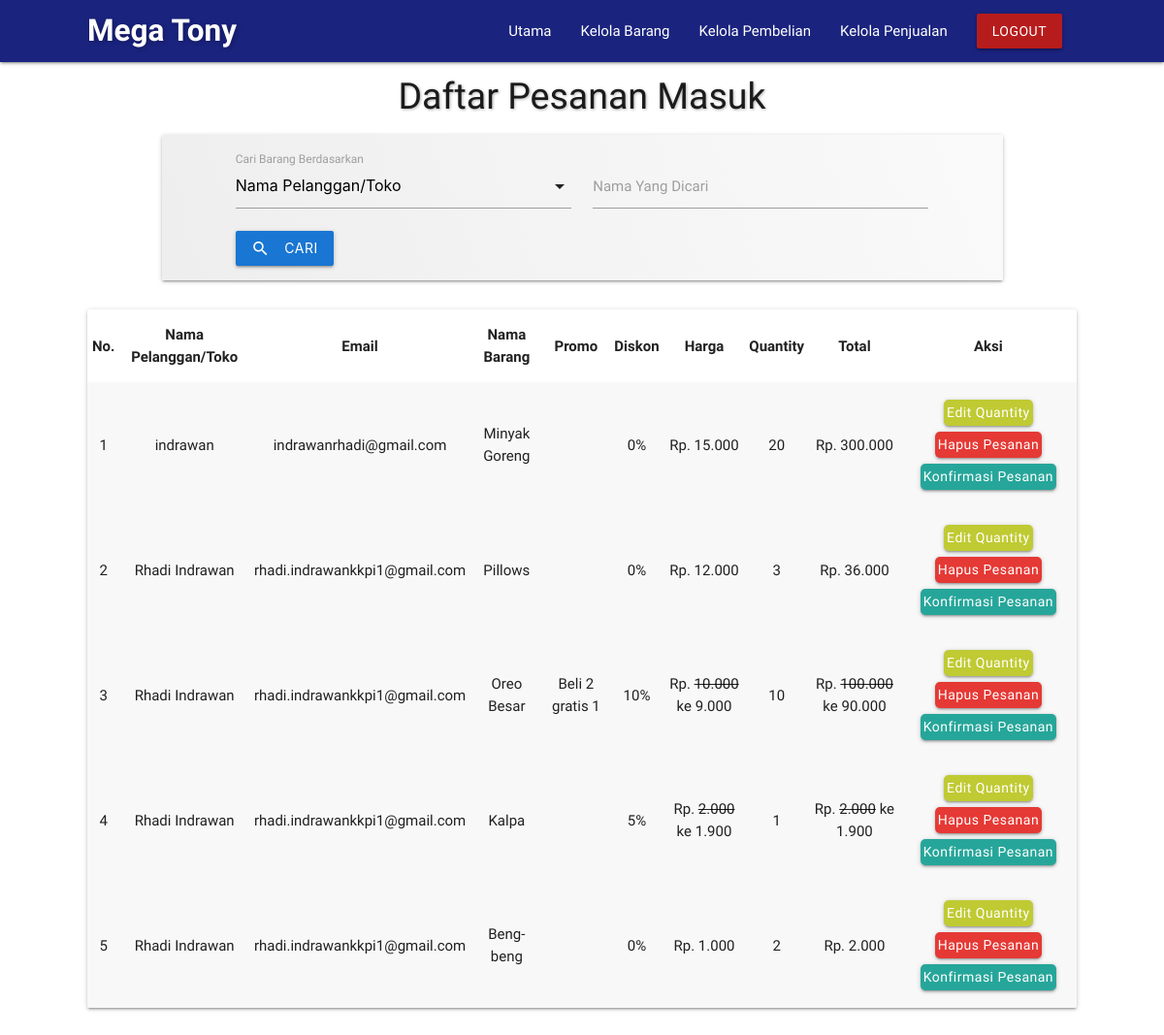
Screenshot of /admin/pesanan-masuk.php (signed in) with the database file from the repository.
### tables this page shows
CREATE TABLE IF NOT EXISTS `list_pesanan` (
  `id` int(11) NOT NULL AUTO_INCREMENT,
  `id_barang` int(11) DEFAULT NULL,
  `jum_yg_dibeli` int(11) DEFAULT NULL,
  `tanggal` date DEFAULT NULL,
  `id_pelanggan` int(11) DEFAULT NULL,
  PRIMARY KEY (`id`)
);

CREATE TABLE IF NOT EXISTS `pelanggan` (
  `id` int(11) NOT NULL AUTO_INCREMENT,
  `email` varchar(100) DEFAULT NULL,
  `nama` varchar(100) DEFAULT NULL,
  `alamat` varchar(100) DEFAULT NULL,
  `no_wa` varchar(100) DEFAULT NULL,
  `password` varchar(256) DEFAULT NULL,
  PRIMARY KEY (`id`)
);

CREATE TABLE IF NOT EXISTS `list_barang` (
  `id_barang` int(11) NOT NULL AUTO_INCREMENT,
  `nama_barang` text DEFAULT NULL,
  `harga` double DEFAULT NULL,
  `stok` int(11) DEFAULT NULL,
  `promo` text DEFAULT NULL,
  `diskon` int(11) DEFAULT NULL,
  `satuan` varchar(50) DEFAULT NULL,
  `unit` int(11) DEFAULT NULL,
  `tgl_expire` date DEFAULT NULL,
  `foto` text DEFAULT NULL,
  PRIMARY KEY (`id_barang`)
);

### admin/pesanan-masuk.php (the view, shortened to what this page needs)
<?php
	include('template/header.php');
?>
<?php
	$qry = "SELECT
						a.id,
						c.nama,
						c.email,
						a.id_barang,
						b.nama_barang,
						b.harga,
						a.jum_yg_dibeli,
						b.diskon,
						b.promo,
						a.tanggal
					FROM list_pesanan a
					LEFT JOIN list_barang b ON a.id_barang = b.id_barang
					LEFT JOIN pelanggan c ON a.id_pelanggan = c.id";
	$orderby = "tanggal";
  $sel_qry = mysqli_query($mysqli, $qry);
  $jum_data = mysqli_num_rows($sel_qry);
?>
	<section id="saran-diskon">
		<div class="container">
			<h5 class="title">Daftar Pesanan Masuk</h5>
			<?php
			 if ($jum_data == 0) {
			?>
				<h5 class="center-align title-form red-text text-darken-1">Belum Ada Pesanan Yang Masuk</h5>
			<?php } else { ?>
      <div class="container pencarian-barang">
        <div class="card">
          <?php include('../paginasi/pencarian.php'); ?>
        </div>
      </div>
			<div class="list">
				<div class="card-panel">
					<table class="striped centered responsive-table">
		        <thead>
		          <tr>
	          		<th>No.</th>
	          		<th>Nama Pelanggan/Toko</th>
	          		<th>Email</th>
	              <th>Nama Barang</th>
	              <th>Promo</th>
	              <th>Diskon</th>
	              <th>Harga</th>
	              <th>Quantity</th>
	              <th>Total</th>
	              <th>Aksi</th>
		          </tr>
		        </thead>
		        <tbody>
		        <?php
		        	$no = 1;
							$kolomCari=(isset($_GET['Kolom']))? $_GET['Kolom'] : "";
							$kolomKataKunci=(isset($_GET['KataKunci']))? $_GET['KataKunci'] : "";
							if($kolomCari=="" && $kolomKataKunci==""){
							  $dt = mysqli_query($mysqli, "$qry ORDER BY $orderby ASC");
							}else{
							  $dt = mysqli_query($mysqli, "$qry WHERE $kolomCari LIKE '%$kolomKataKunci%' ORDER BY $orderby ASC");
							}
							while($data = mysqli_fetch_array($dt)) {
						?>
		          <tr>
		          	<td><?php echo $no; ?></td>
		          	<td><?php echo $data['nama']; ?></td>
		          	<td><?php echo $data['email']; ?></td>
		            <td><?php echo $data['nama_barang']; ?></td>
		            <td><?php echo $data['promo']; ?></td>
		            <td><?php echo $data['diskon']; ?>%</td>
		            <td>
		            	Rp. <?php if ($data['diskon'] == 0) {
                    echo number_format($data['harga'],0,",",".");
                  } else {
                    echo '<del>'.number_format($data['harga'],0,",",".").'</del> ke ';
                    $diskon       = $data['harga'] * $data['diskon']/100;
                    $harga_diskon = $data['harga'] - $diskon;
                    echo number_format($harga_diskon,0,",",".");
                  } ?>
		            </td>
		            <td><?php echo $data['jum_yg_dibeli']; ?></td>
		            <td>
		            	Rp. <?php if ($data['diskon'] == 0) {
		            		$total = $data['harga'] * $data['jum_yg_dibeli'];
                		echo number_format($total,0,",",".");
                	} else {
                		$total1 = $data['harga'] * $data['jum_yg_dibeli'];
                		echo '<del>'.number_format($total1,0,",",".").'</del> ke ';
                		$diskon 			= $data['harga'] * $data['diskon']/100;
                		$harga_diskon = $data['harga'] - $diskon;
                		$total = $harga_diskon * $data['jum_yg_dibeli'];
                		echo number_format($total,0,",",".");
                	} ?>
		            </td>
		            <td>
		            	<a class="waves-effect waves-light btn modal-trigger lime darken-1" href="#edit-pesanan<?php echo $data['id']; ?>">Edit Quantity</a>
		            	<a class="waves-effect waves-light btn modal-trigger red darken-1 hapus-pesanan<?php echo $data['id']; ?>" style="cursor: pointer;">Hapus Pesanan</a>
		            	<a class="waves-effect waves-light btn modal-trigger" href="#konfir-pesanan<?php echo $data['id']; ?>">Konfirmasi Pesanan</a>
		            </td>
		          </tr>
		        <?php $no++; } ?>
		        </tbody>
		      </table>
				</div>
			</div>
			<?php } ?>
		</div>
	</section>
<?php include('template/footer.php'); ?>

### admin/asset/css/style.css (style rules this page uses)
* { font-family: 'Varela Round', sans-serif; }
#pegawai .title, #list-barang .title, #saran-diskon .title { text-align: center; font-size: 2.5rem; font-weight: 500; text-shadow: 1px 1px 3px rgba(0, 0, 0, 0.3); font-family: 'Signika', sans-serif; }
#saran-diskon .title { line-height: 2.6rem; font-family: 'Signika', sans-serif; }
#pegawai .list, #list-barang .list, #saran-diskon .list { margin-top: 30px; }
#saran-diskon .list { margin-bottom: 50px; }
#pegawai .list .card-panel table .btn, #list-barang .list .card-panel table .btn, #saran-diskon .list .card-panel table .btn { height: unset; line-height: unset; padding: 3px; margin: 3px 3px; border-radius: 5px; text-transform: capitalize; }
#saran-diskon .pencarian-barang .card { padding: 15px 0; background: linear-gradient(70deg, #eeeeee, #fafafa); margin-top: 20px; }
#saran-diskon .list .card-panel { padding: 0; }

### rows the page displays
list_pesanan: id_pelanggan.nama "indrawan", id_pelanggan.email "indrawanrhadi@gmail.com", id_barang.nama_barang "Minyak Goreng", id_barang.diskon "0", id_barang.harga "15.000", jum_yg_dibeli "20", total "300.000"
list_pesanan: id_pelanggan.nama "Rhadi Indrawan", id_pelanggan.email "rhadi.indrawankkpi1@gmail.com", id_barang.nama_barang "Pillows", id_barang.diskon "0", id_barang.harga "12.000", jum_yg_dibeli "3", total "36.000"
list_pesanan: id_pelanggan.nama "Rhadi Indrawan", id_pelanggan.email "rhadi.indrawankkpi1@gmail.com", id_barang.nama_barang "Oreo Besar", id_barang.promo "Beli 2 gratis 1", id_barang.diskon "10", id_barang.harga "10.000", id_barang.diskon "9.000", jum_yg_dibeli "10", total1 "100.000", total "90.000"
list_pesanan: id_pelanggan.nama "Rhadi Indrawan", id_pelanggan.email "rhadi.indrawankkpi1@gmail.com", id_barang.nama_barang "Kalpa", id_barang.diskon "5", id_barang.harga "2.000", id_barang.diskon "1.900", jum_yg_dibeli "1", total1 "2.000", total "1.900"
list_pesanan: id_pelanggan.nama "Rhadi Indrawan", id_pelanggan.email "rhadi.indrawankkpi1@gmail.com", id_barang.nama_barang "Beng-beng", id_barang.diskon "0", id_barang.harga "1.000", jum_yg_dibeli "2", total "2.000"
